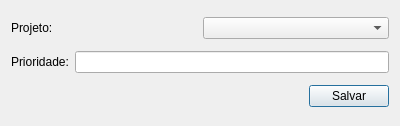
<?xml version="1.0" encoding="UTF-8"?>
<ui version="4.0">
 <class>Dialog</class>
 <widget class="QDialog" name="Dialog">
  <property name="geometry">
   <rect>
    <x>0</x>
    <y>0</y>
    <width>400</width>
    <height>126</height>
   </rect>
  </property>
  <property name="windowTitle">
   <string>Dialog</string>
  </property>
  <layout class="QGridLayout" name="gridLayout">
   <item row="0" column="0">
    <layout class="QHBoxLayout" name="horizontalLayout_3">
     <item>
      <widget class="QLabel" name="label">
       <property name="text">
        <string>Projeto:</string>
       </property>
      </widget>
     </item>
     <item>
      <widget class="QComboBox" name="projectCb"/>
     </item>
    </layout>
   </item>
   <item row="1" column="0">
    <layout class="QHBoxLayout" name="horizontalLayout_2">
     <item>
      <widget class="QLabel" name="label_3">
       <property name="text">
        <string>Prioridade:</string>
       </property>
      </widget>
     </item>
     <item>
      <widget class="QLineEdit" name="priorityLe"/>
     </item>
    </layout>
   </item>
   <item row="2" column="0">
    <layout class="QHBoxLayout" name="horizontalLayout">
     <item>
      <spacer name="horizontalSpacer">
       <property name="orientation">
        <enum>Qt::Horizontal</enum>
       </property>
       <property name="sizeHint" stdset="0">
        <size>
         <width>40</width>
         <height>20</height>
        </size>
       </property>
      </spacer>
     </item>
     <item>
      <widget class="QPushButton" name="saveBtn">
       <property name="text">
        <string>Salvar</string>
       </property>
      </widget>
     </item>
    </layout>
   </item>
  </layout>
 </widget>
 <resources/>
 <connections/>
</ui>
